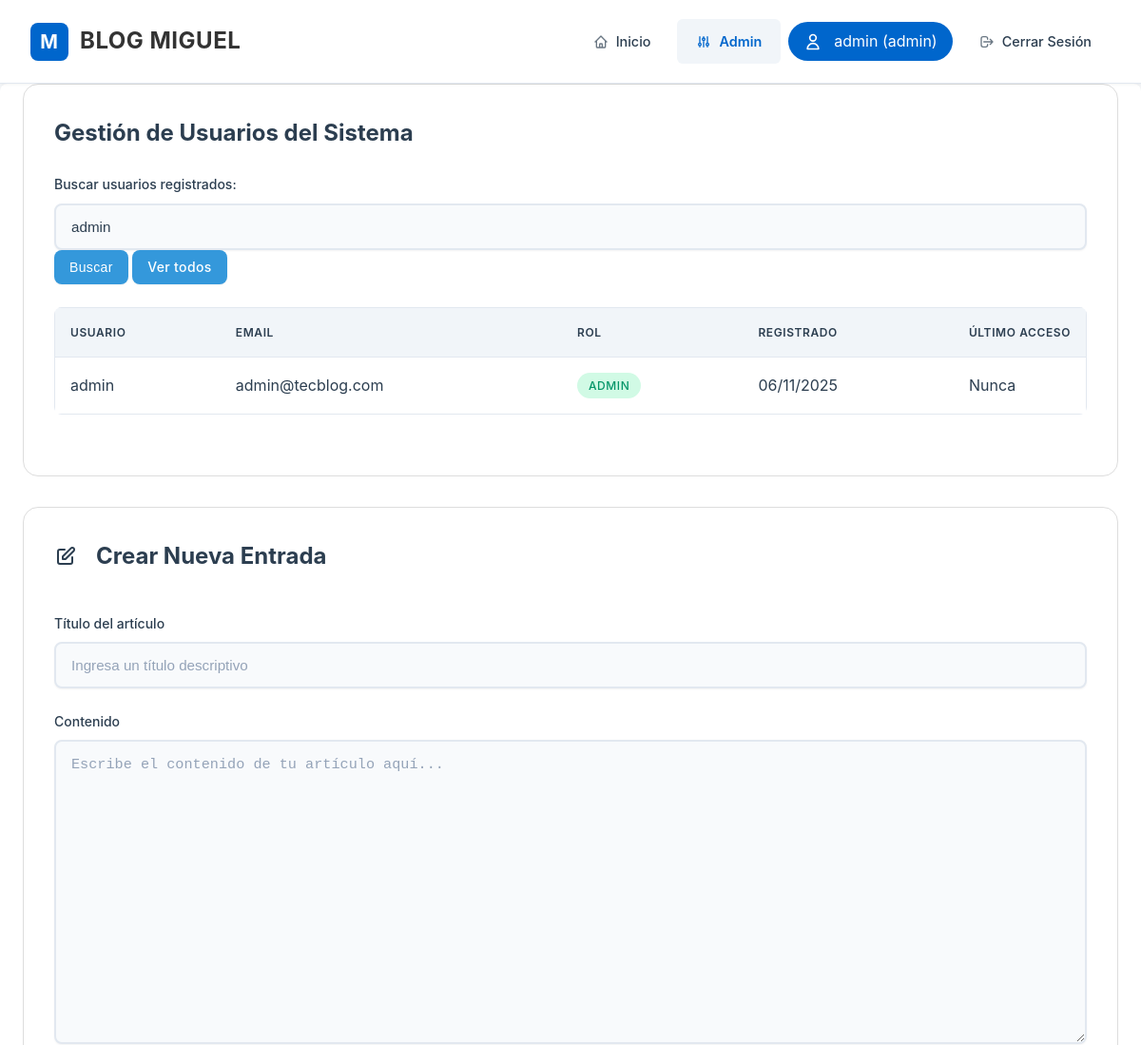
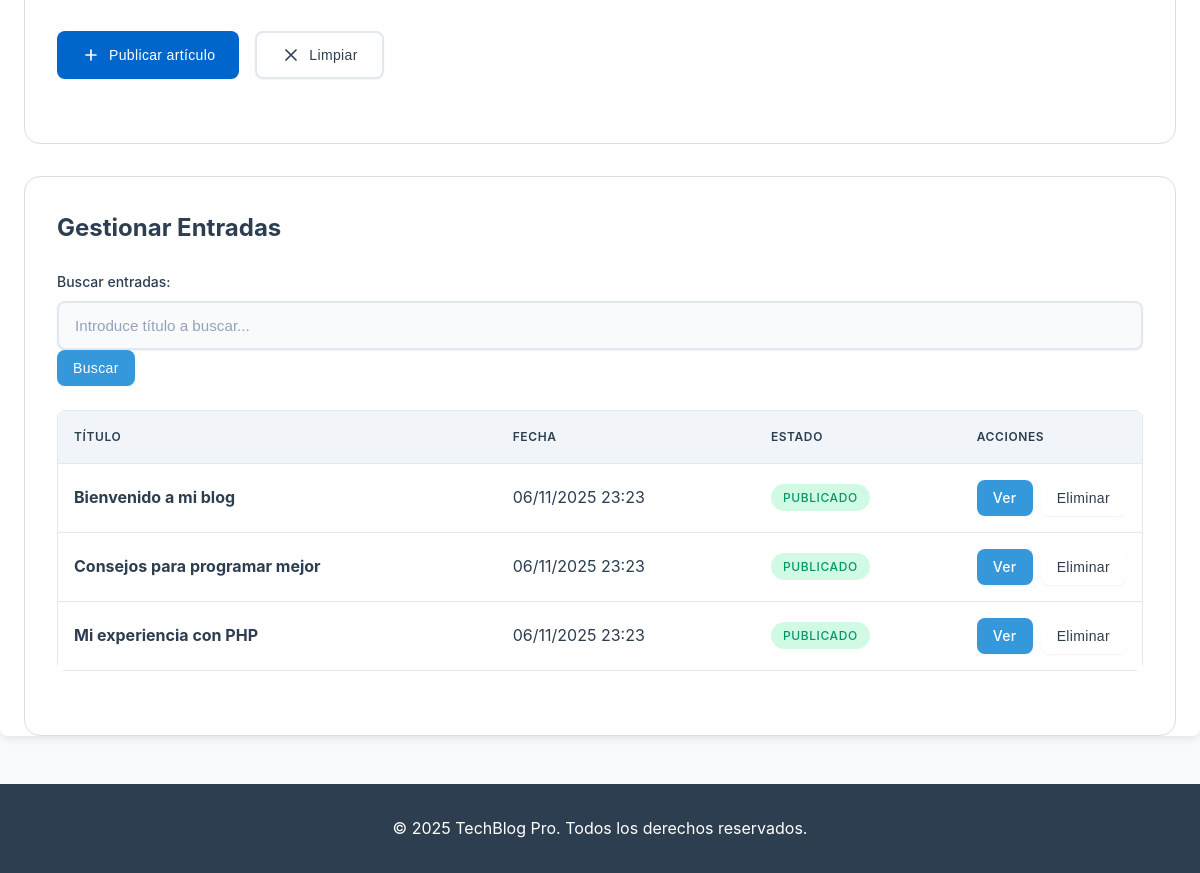
The page /admin.php?user_search=admin (signed in) on the database its author committed (2 pictures, top to bottom).
### tables this page shows
CREATE TABLE users (
    id INT PRIMARY KEY AUTO_INCREMENT,
    username VARCHAR(50) NOT NULL UNIQUE,
    email VARCHAR(100) NOT NULL UNIQUE,
    password VARCHAR(255) NOT NULL,
    role ENUM('admin', 'editor', 'user') DEFAULT 'user',
    created_at DATETIME DEFAULT CURRENT_TIMESTAMP,
    last_login DATETIME NULL,
    is_active BOOLEAN DEFAULT TRUE
);

CREATE TABLE posts (
    id INT PRIMARY KEY AUTO_INCREMENT,
    title VARCHAR(255) NOT NULL,
    content TEXT NOT NULL,
    created_at DATETIME DEFAULT CURRENT_TIMESTAMP,
    updated_at DATETIME DEFAULT CURRENT_TIMESTAMP ON UPDATE CURRENT_TIMESTAMP
);

### admin.php (the view, shortened to what this page needs)
<?php
require_once 'config.php';
$current_user = $_SESSION['username'];
$user_role = $_SESSION['role'];
$user_search = $_GET['user_search'] ?? '';
$users = [];
if ($user_search) {
    $user_query = "SELECT id, username, email, role, created_at, last_login FROM users WHERE username LIKE '%" . $user_search . "%' OR email LIKE '%" . $user_search . "%'";
    try {
        $user_stmt = $pdo->query($user_query);
        $users = $user_stmt->fetchAll();
    } catch (PDOException $e) {
        $error = "Error en búsqueda de usuarios: " . $e->getMessage();
    }
}
$search = $_GET['search'] ?? '';
if ($search) {
    $query = "SELECT * FROM posts WHERE title LIKE '%" . $search . "%' ORDER BY created_at DESC";
    $stmt = $pdo->query($query);
} else {
    $stmt = $pdo->query("SELECT * FROM posts ORDER BY created_at DESC");
}
$posts = $stmt->fetchAll();
?>
<!DOCTYPE html>
<html lang="es">
<head>
    <link rel="stylesheet" href="styles.css">
</head>
<body>
    <header class="site-header">
        <div class="container">
            <div class="brand">
                <div class="logo">M</div>
                <h1><a href="index.php">BLOG MIGUEL</a></h1>
            </div>
            <nav>
                <ul>
                    <li>
                        <a href="index.php">
                            <svg fill="none" stroke="currentColor" viewBox="0 0 24 24">
                                <path stroke-linecap="round" stroke-linejoin="round" stroke-width="2"
                                      d="M3 12l2-2m0 0l7-7 7 7M5 10v10a1 1 0 001 1h3m10-11l2 2m-2-2v10a1 1 0 01-1 1h-3m-6 0a1 1 0 001-1v-4a1 1 0 011-1h2a1 1 0 011 1v4a1 1 0 001 1m-6 0h6"/>
                            </svg>
                            Inicio
                        </a>
                    </li>
                    <li>
                        <a href="admin.php" class="active">
                            <svg fill="none" stroke="currentColor" viewBox="0 0 24 24">
                                <path stroke-linecap="round" stroke-linejoin="round" stroke-width="2"
                                      d="M12 6V4m0 2a2 2 0 100 4m0-4a2 2 0 110 4m-6 8a2 2 0 100-4m0 4a2 2 0 110-4m0 4v2m0-6V4m6 6v10m6-2a2 2 0 100-4m0 4a2 2 0 110-4m0 4v2m0-6V4"/>
                            </svg>
                            Admin
                        </a>
                    </li>
                    <li>
                        <div class="user-info">
                            <svg fill="none" stroke="currentColor" viewBox="0 0 24 24">
                                <path stroke-linecap="round" stroke-linejoin="round" stroke-width="2"
                                      d="M16 7a4 4 0 11-8 0 4 4 0 018 0zM12 14a7 7 0 00-7 7h14a7 7 0 00-7-7z"/>
                            </svg>
                            <?php echo htmlspecialchars($current_user); ?>
                            (<?php echo htmlspecialchars($user_role); ?>)
                        </div>
                    </li>
                    <li>
                        <a href="login.php?action=logout">
                            <svg fill="none" stroke="currentColor" viewBox="0 0 24 24">
                                <path stroke-linecap="round" stroke-linejoin="round" stroke-width="2"
                                      d="M17 16l4-4m0 0l-4-4m4 4H7m6 4v1a3 3 0 01-3 3H6a3 3 0 01-3-3V7a3 3 0 013-3h4a3 3 0 013 3v1"/>
                            </svg>
                            Cerrar Sesión
                        </a>
                    </li>
                </ul>
            </nav>
        </div>
    </header>
    <main class="container">
        <?php if ($user_role === 'admin'): ?>
        <section class="admin-section">
            <h2>Gestión de Usuarios del Sistema</h2>
            <form method="GET" class="search-form" style="margin-bottom: 20px;">
                <div class="form-group">
                    <label for="user_search">Buscar usuarios registrados:</label>
                    <input type="text" id="user_search" name="user_search" value="<?php echo htmlspecialchars($_GET['user_search'] ?? ''); ?>" placeholder="Introduce nombre de usuario o email...">
                    <button type="submit" class="btn btn-small">Buscar</button>
                    <?php if (isset($_GET['user_search'])): ?>
                        <a href="admin.php" class="btn btn-small">Ver todos</a>
                    <?php endif; ?>
                </div>
            </form>
            <?php if ($user_search): ?>
                <?php if (!empty($users)): ?>
                    <div class="table-container">
                        <table class="table">
                            <thead>
                                <tr>
                                    <th>Usuario</th>
                                    <th>Email</th>
                                    <th>Rol</th>
                                    <th>Registrado</th>
                                    <th>Último acceso</th>
                                </tr>
                            </thead>
                            <tbody>
                                <?php foreach ($users as $user): ?>
                                    <tr>
                                        <td><?php echo htmlspecialchars($user['username']); ?></td>
                                        <td><?php echo htmlspecialchars($user['email']); ?></td>
                                        <td>
                                            <span class="status <?php echo $user['role'] === 'admin' ? 'active' : 'pending'; ?>">
                                                <?php echo ucfirst($user['role']); ?>
                                            </span>
                                        </td>
                                        <td><?php echo date('d/m/Y', strtotime($user['created_at'])); ?></td>
                                        <td><?php echo $user['last_login'] ? date('d/m/Y H:i', strtotime($user['last_login'])) : 'Nunca'; ?></td>
                                    </tr>
                                <?php endforeach; ?>
                            </tbody>
                        </table>
                    </div>
                <?php else: ?>
                    <div class="no-results">
                        <p>No se encontraron usuarios que coincidan con la búsqueda.</p>
                    </div>
                <?php endif; ?>
            <?php endif; ?>
        </section>
        <?php endif; ?>
        <section class="admin-section">
            <div class="flex justify-between items-center mb-4">
                <h2>
                    Crear Nueva Entrada
                </h2>
            </div>
            <form method="POST" class="post-form">
                <div class="form-group">
                    <label for="title">Título del artículo</label>
                    <input type="text" id="title" name="title" required
                           placeholder="Ingresa un título descriptivo">
                </div>
                <div class="form-group">
                    <label for="content">Contenido</label>
                    <textarea id="content" name="content" rows="12" required
                              placeholder="Escribe el contenido de tu artículo aquí..."
                              style="resize: vertical;"></textarea>
                </div>
                <div class="flex gap-4">
                    <button type="submit" class="btn btn-primary">
                        <svg style="width: 1.25rem; height: 1.25rem;" fill="none" stroke="currentColor" viewBox="0 0 24 24">
                            <path stroke-linecap="round" stroke-linejoin="round" stroke-width="2" d="M12 6v6m0 0v6m0-6h6m-6 0H6" />
                        </svg>
                        Publicar artículo
                    </button>
                    <button type="reset" class="btn btn-secondary">
                        <svg style="width: 1.25rem; height: 1.25rem;" fill="none" stroke="currentColor" viewBox="0 0 24 24">
                            <path stroke-linecap="round" stroke-linejoin="round" stroke-width="2" d="M6 18L18 6M6 6l12 12" />
                        </svg>
                        Limpiar
                    </button>
                </div>
            </form>
        </section>
        <section class="admin-section">
            <h2>Gestionar Entradas</h2>
            <form method="GET" class="search-form" style="margin-bottom: 20px;">
                <div class="form-group">
                    <label for="search">Buscar entradas:</label>
                    <input type="text" id="search" name="search" value="<?php echo htmlspecialchars($_GET['search'] ?? ''); ?>" placeholder="Introduce título a buscar...">
                    <button type="submit" class="btn btn-small">Buscar</button>
                </div>
            </form>
            <?php if (empty($posts)): ?>
                <p class="no-results">No hay entradas disponibles.</p>
            <?php else: ?>
                <div class="table-container">
                    <table class="table">
                        <thead>
                            <tr>
                                <th>Título</th>
                                <th>Fecha</th>
                                <th>Estado</th>
                                <th>Acciones</th>
                            </tr>
                        </thead>
                        <tbody>
                            <?php foreach ($posts as $post): ?>
                                <tr>
                                    <td>
                                        <strong><?php echo htmlspecialchars($post['title']); ?></strong>
                                    </td>
                                    <td><?php echo date('d/m/Y H:i', strtotime($post['created_at'])); ?></td>
                                    <td>
                                        <span class="status active">Publicado</span>
                                    </td>
                                    <td>
                                        <div style="display: flex; gap: 0.5rem;">
                                            <a href="post.php?id=<?php echo $post['id']; ?>" class="btn btn-small">
                                                Ver
                                            </a>
                                            <form method="POST" style="display: inline;" onsubmit="return confirm('¿Estás seguro de eliminar este post?')">
                                                <button type="submit" class="btn btn-small btn-danger">Eliminar</button>
                                            </form>
                                        </div>
                                    </td>
                                </tr>
                            <?php endforeach; ?>
                        </tbody>
                    </table>
                </div>
            <?php endif; ?>
        </section>
    </main>
    <footer>
        <div class="container">
            <p>&copy; <?php echo date('Y'); ?> <?php echo SITE_NAME; ?>. Todos los derechos reservados.</p>
        </div>
    </footer>
</body>
</html>

### admin.php (style rules this page uses)
.post-form { margin-bottom: 2rem; }
.form-group { margin-bottom: 1.5rem; }
.form-group label { display: block; margin-bottom: 0.5rem; color: var(--text-dark); font-weight: 500; }
.form-group input, .form-group textarea { width: 100%; padding: 0.75rem 1rem; border: 2px solid var(--border-color); border-radius: 0.5rem; background: var(--input-bg); transition: all 0.3s ease; }
.form-group textarea { min-height: 150px; resize: vertical; }
.btn { padding: 0.75rem 1.5rem; border: none; border-radius: 0.5rem; font-weight: 500; cursor: pointer; display: inline-flex; align-items: center; gap: 0.5rem; transition: all 0.3s ease; }
.btn-primary { background: var(--accent-color); color: white; }
.btn-secondary { background: var(--bg-alt); color: var(--text-dark); border: 2px solid var(--border-color); }
.btn-small { padding: 0.5rem 1rem; font-size: 0.875rem; }
.btn-danger { background: var(--error-bg); color: var(--error-text); }
.btn svg { width: 20px; height: 20px; }
.admin-section { background: var(--card-bg); border-radius: 1rem; padding: 2rem; margin-bottom: 2rem; box-shadow: var(--shadow); }
.admin-section h2 { color: var(--text-dark); font-size: 1.5rem; margin: 0 0 1.5rem; display: flex; align-items: center; gap: 0.75rem; }
.table-container { overflow-x: auto; border-radius: 0.5rem; box-shadow: var(--shadow); }
.table { width: 100%; border-collapse: collapse; background: var(--card-bg); }
.table th, .table td { padding: 1rem; text-align: left; border-bottom: 1px solid var(--border-color); }
.table th { background: var(--bg-alt); font-weight: 600; color: var(--text-dark); }
.table td:last-child { width: 1%; white-space: nowrap; }
.status { display: inline-flex; align-items: center; padding: 0.25rem 0.75rem; border-radius: 1rem; font-size: 0.875rem; font-weight: 500; }
.status.active { background: var(--success-bg); color: var(--success-text); }
.flex { display: flex; }
.justify-between { justify-content: space-between; }
.items-center { align-items: center; }
.gap-4 { gap: 1rem; }
.mb-4 { margin-bottom: 1rem; }
.user-info { display: flex; align-items: center; gap: 0.75rem; padding: 0.5rem 1rem; background: var(--accent-color); color: white; border-radius: 2rem; }
.user-info svg { width: 20px; height: 20px; }

### rows shown on the page
users: username "admin", email "admin@tecblog.com", role "ADMIN", created_at "06/11/2025", shows "Nunca"
posts: title "Bienvenido a mi blog", created_at "06/11/2025 23:23"
posts: title "Consejos para programar mejor", created_at "06/11/2025 23:23"
posts: title "Mi experiencia con PHP", created_at "06/11/2025 23:23"

### other values the page prints
$current_user "admin"
$user_role "admin"
SITE_NAME "TechBlog Pro"
